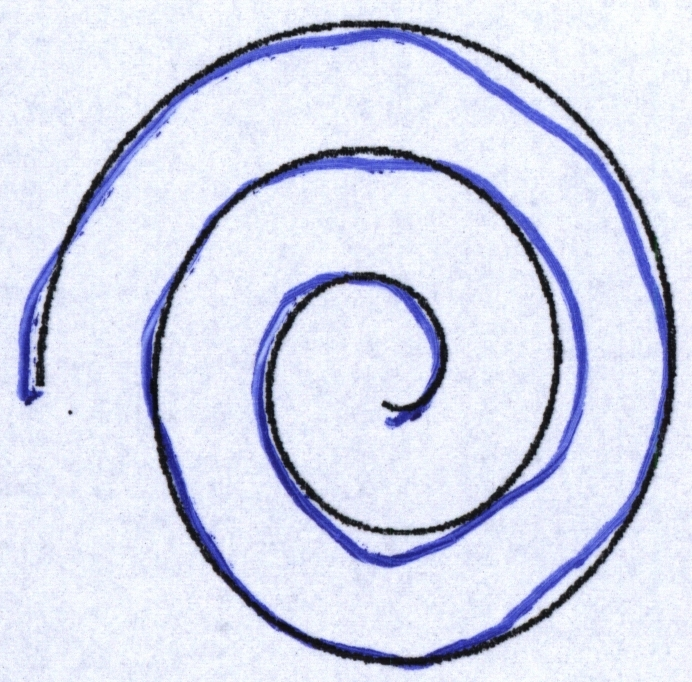
#> input picture dataset/Spiral_HandPD/SpiralControl/0098-1.jpg, 692 x 682 px, given in place of exam_1.jpg, which was not available
$ jupyter execute --allow-errors extracts_feats.ipynb   (older library calls are emulated)
#> lines starting #> are read from the running program, lines starting #| are printed output that depends on the picture; after the words box and inside, x2 and y2 are one past the last pixel; in counts of white or black regions, pixels touching at a corner belong together; pictures that were not available may be replaced by others from this repository, and a replacement may not be noted
[cell 1]
import cv2
import math
import numpy as np
from matplotlib import pyplot as plt

[cell 2]
# rotation
def rotation(vert, yp, xp, teta):
    xe = (vert['x'] - xp * math.cos(teta * math.pi / 179)) - (vert['y'] - yp * math.sin(teta * math.pi / 180)) + xp
    ye = (vert['x'] - xp * math.sin(teta * math.pi / 179)) - (vert['y'] - yp * math.cos(teta * math.pi / 180)) + yp

    vert = {'x': xe, 'y': ye}
    return vert

#print(f"rotation test:{rotation({'x':1, 'y': 1},1,1,1)}")


# Verify the central pixel
def verify(img_, y, x):
    cont = 0
    for i in range(y - 1, y + 2):
        for j in range(x - 1, x + 2):
            if img_[i, j] == 0:
                cont += 1

    return cont == 2


# find the spiral origem
def origem(img_, oy, ox):
    lines = int(oy + 100)
    cols = int(ox + 100)
    i, j = 0, 0
    com_line = int(oy - 100)
    com_col = int(ox - 100)

    for i in range(com_line, lines):
        for j in range(com_col, cols):
            if img_[i, j] == 0:
                if verify(img_, i, j):
                    ox = j
                    oy = i


def invert(start, end):
    tmp = start
    start = end
    end = tmp


def lineIDDA(img_, yi, xi, yf, xf, vetor_vertices):
    x, y = 0, 0
    quant, erro, q = 0, 0, 0
    deltax = xf - xi
    deltay = yf - yi
    vert = {}

    # When yi>yf the line is diagonal to down. For this is
    # necessary invert the points
    # When Deltax= 0 and Deltay  < 0, the line is in vertical
    # to down. For this is necessary invert yi with yf.

    if (yi > yf) or ((deltax == 0) and (deltay == 0)):
        invert(xi, xf)
        invert(yi, yf)

        deltax = int(xf - xi)
        deltax = int(xf - yi)


    x = xi
    y = yi

    # 'quant' denotes the maximum number of ploted points
    if abs(deltax) > abs(deltay):
        quant = abs(deltax)
    else:
        quant = abs(deltay)


    get_point = True
    entered = False
    finished = False
    walk = 1000  # clean more pixels

    while (q <= quant) and walk:

        if x >= 0 and y >= 0 and x < int(img_.shape[1]) and y < int(img_.shape[0]):

            if not entered and img_[y, x] == 0:  # find the spiral

                entered = True
                if get_point: # get the first point
                    get_point = False
                    vert['x'] = x
                    vert['y'] = y
                    vetor_vertices.append(vert)

                img_[y, x] = 255  # Set the color white to avoid reprocessing

        if entered:
            walk -= 1

            if x >= 0 and y >= 0 and x < int(img_.shape[1]) and y < int(img_.shape[0]):
                img_[y, x] = 255  # Set the color white to avoid reprocessing


        if (deltax >= 0) and (deltay >= 0) and (deltax >= deltay):  # 1 oct

            if (erro < 0) or (deltay == 0):
                x += 1
                erro = erro + deltay
            else:
                x += 1
                y += 1
                erro = erro + deltay - deltax

        elif (deltax >= 0) and (deltay >= 0) and (deltay > deltax):  # 2 oct

            if erro < 0:
                x += 1
                y += 1
                erro = erro + deltay - deltax
            else:
                y += 1
                erro = erro - deltax

        elif (deltay >= 0) and (deltax < 0) and (-deltax >= deltay):  # 4 oct

            if (erro < 0) or deltay == 0:
                x -= 1
                erro = erro + deltay
            else:
                x -= 1
                y += 1
                erro = erro + deltax + deltay

        elif (deltay > 0) and (deltax < 0) and (deltay > -deltax):  # 3 oct

            if erro < 0:
                x -= 1
                y += 1
                erro = erro + deltax + deltay
            else:
                y += 1
                erro = erro + deltax

        elif (deltax >= 0) and (deltay < 0) and (deltax >= -deltay):  # 8 oct

            if erro < 0:
                x += 1
                erro = erro - deltay
            else:

                x += 1
                y -= 1
                erro = erro + abs(deltay) - deltax

        elif (deltax >= 0) and (deltay < 0) and (-deltay > deltax):  # 4 oct

            if erro < 0:
                x += 1
                y -= 1
                erro = erro - deltay - deltax
            else:
                y -= 1
                erro = erro - deltax

        elif (deltay < 0) and (deltax < 0) and (-deltay > -deltax):  # 3 oct

            if erro < 0:
                x -= 1
                y -= 1
                erro = erro + deltax - deltay
            else:
                y -= 1
                erro = erro + deltax
        elif (deltay < 0) and (deltax < 0) and (-deltax >= -deltay):  # 4 oct

            if erro < 0:
                x -= 1
                erro = erro - deltay
            else:
                x -= 1
                y -= 1
                erro = erro + deltax - deltay

        q += 1  # number of plotted points

[cell 3]
# load and resize img
img = cv2.imread('./source_code/exam_1.jpg', cv2.IMREAD_COLOR)
#> img is the input picture: shape (682, 692, 3); mean B, G, R 235.2, 216.6, 212.3
img1 = cv2.imread('output/extract_pen/img_operacao_2.jpg',cv2.IMREAD_COLOR)
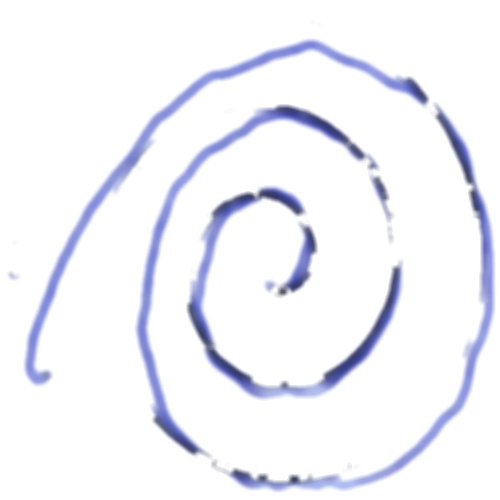
#> input picture output/extract_pen/img_operacao_2.jpg, 500 x 500 px
#> img1 is the input picture: shape (500, 500, 3); mean B, G, R 248.8, 242.3, 241.5
# img = cv2.imread('/home/dom/git/paper/source_code/exam_1.jpg', 1)
width = 500
height = 500
dim = (width, height)

# resize image
img = cv2.resize(img, dim, interpolation = cv2.INTER_AREA)
#> img: shape (500, 500, 3)

[cell 4]
DISPLACEMENT = 10
x = 1
y = 1
z = 1


# lista de dicionarios com raio e angulo
radius_angle = []
radius_rigin = []
difradial = []

# lista de dicionarios com vertices x, y
ptos_original = []
ptos_desenhada = []
tremor_relativo = []

# lista de np.float(128)
tremor = []

# dicionario com valores de raios e anglus
ra = {"radius": 0, 'angle': 0}
ra_origin = {"radius": 0, 'angle': 0}

# recebe np.float128()
raiz, atangente = 0, 0

vert = {"x": 0, "y": 0}

# gray scale
#img_ = np.zeros((cols, rows), dtype='uint8')
img_gray = img.copy()
img_gray = cv2.cvtColor(img_gray, cv2.COLOR_BGR2GRAY)
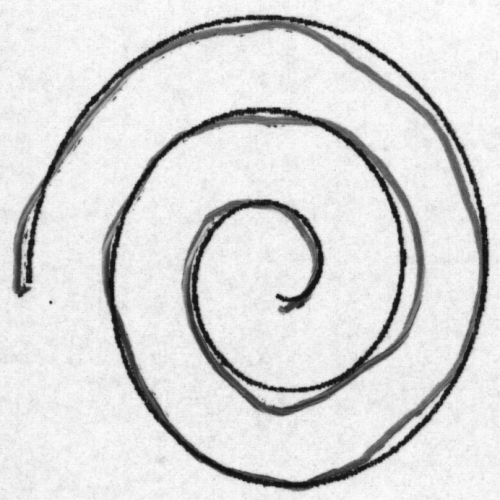
#> img_gray: shape (500, 500); min 13, max 254, mean 217.5
ret, img_gray = cv2.threshold(img_gray, 220, 255, 0)
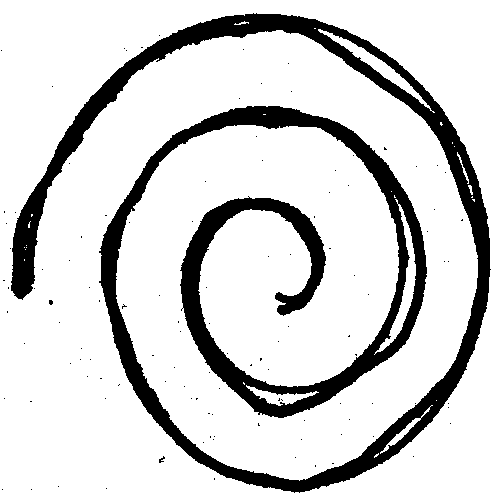
#> img_gray: shape (500, 500); 83.2% white; 116 black regions (114 under 20 px), largest, box (x1, y1, x2, y2) and area: (11, 13, 491, 493) 41746, (159, 456, 165, 463) 20
cv2.ximgproc.thinning(img_gray, cv2.ximgproc.THINNING_ZHANGSUEN)
# cv2.ximgproc.thinning(img_gray, cv2.ximgproc.THINNING_GUOHALL)

# cv2.imwrite('output/extract_feats/extract.jpg', img_gray)


# Spiral pen
img1_= img1.copy()
rows, cols = img1.shape[:2]
#> rows = 500; cols = 500

img1_gray = cv2.cvtColor(img1_, cv2.COLOR_BGR2GRAY)
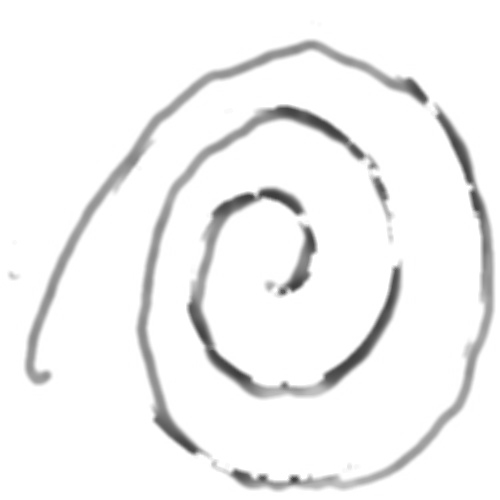
#> img1_gray: shape (500, 500); min 60, max 255, mean 242.8
#cv2.imwrite('output/extract_feats/extract_pen_gray.jpg', img1_gray)
ret, img1_gray = cv2.threshold(img1_gray, 220, 255, 0)
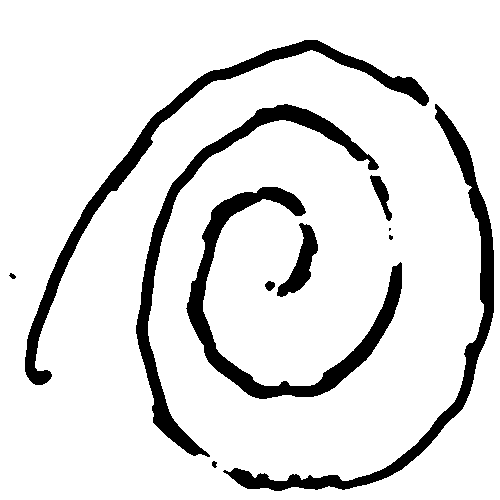
#> img1_gray: shape (500, 500); 88.4% white; 11 black regions (2 under 20 px), largest, box (x1, y1, x2, y2) and area: (186, 187, 402, 399) 7135, (25, 40, 429, 385) 7128, (223, 104, 494, 491) 6550
# cv2.imwrite('output/extract_feats/extract_pen_thresh.jpg', img1_gray)
img1_gray = cv2.ximgproc.thinning(img1_gray, cv2.ximgproc.THINNING_ZHANGSUEN)
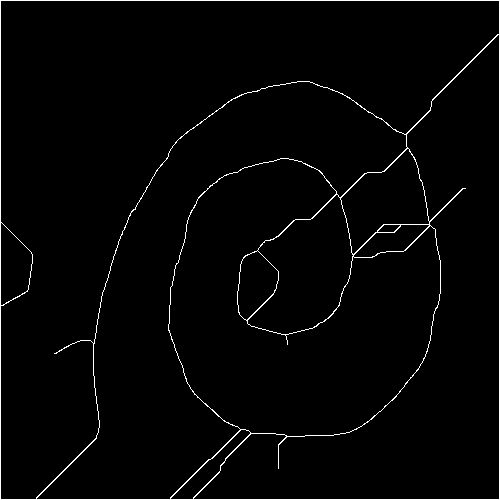
#> img1_gray: shape (500, 500); 2.1% white in thin lines or dots
# cv2.imwrite('output/extract_feats/extract_pen_thinning.jpg', img1_gray)

yc = int(img_gray.shape[0]/2)
#> yc = 250
xc = int(img_gray.shape[1]/2)
#> xc = 250

cv2.imwrite('output/tmp/1.jpg', img_gray)
origem(img1_gray, yc, xc)
cv2.imwrite('output/tmp/2.jpg', img_gray)

# Get point from spiral
for i in range(3): # 3 turns in the spiral
    vert['y'] = yc
    vert['x'] = cols + 350

    rotation(vert, yc, xc, 1)

    for i in range(360):
        pt_ori = int(len(ptos_original))
        pt_des = int(len(ptos_desenhada))

        rotation(vert, yc, xc, -1)
        lineIDDA(img1_gray, yc, xc, vert['y'], vert['x'], ptos_original)
        lineIDDA(img_gray, yc, xc, vert['y'], vert['x'], ptos_original)
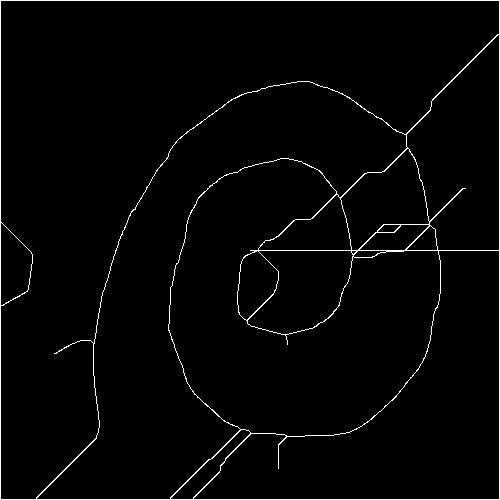
#> img1_gray: shape (500, 500); 2.2% white in thin lines or dots
#> img_gray: shape (500, 500); 83.2% white; 119 black regions (114 under 20 px), largest, box (x1, y1, x2, y2) and area: (99, 106, 491, 493) 16535, (11, 13, 490, 300) 13539, (180, 196, 427, 418) 10504, (275, 251, 326, 316) 1117, (159, 456, 165, 463) 20

#------------------------------------------------------------------------------
yc = int(img_gray.shape[0]/2)
xc = int(img_gray.shape[1]/2)


#------------------------------------------------------------------------------
# Transformation to polar coordinates
print(len(ptos_original))
#> (the rest of this cell did not finish here and is left out)
